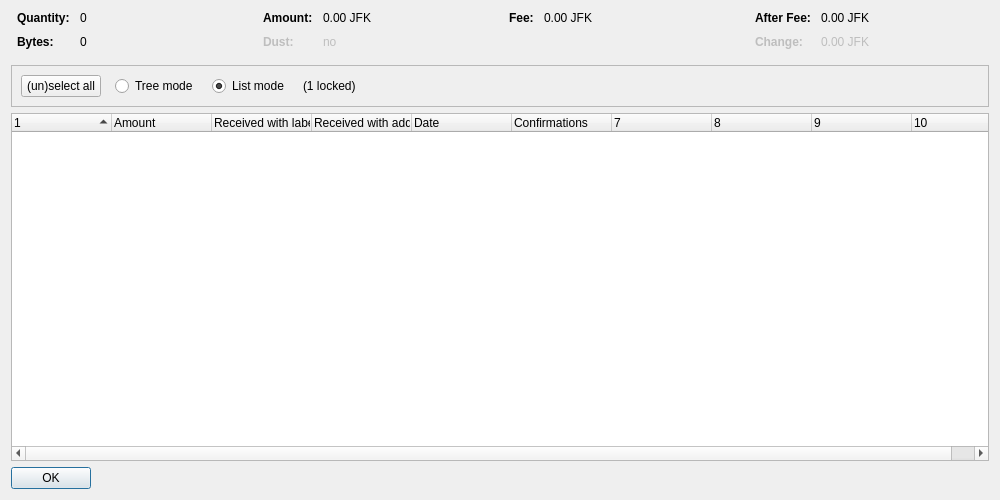
<?xml version="1.0" encoding="UTF-8"?>
<ui version="4.0">
 <class>CoinControlDialog</class>
 <widget class="QDialog" name="CoinControlDialog">
  <property name="geometry">
   <rect>
    <x>0</x>
    <y>0</y>
    <width>1000</width>
    <height>500</height>
   </rect>
  </property>
  <property name="windowTitle">
   <string>Coin Selection</string>
  </property>
  <layout class="QVBoxLayout" name="verticalLayout">
   <item>
    <layout class="QHBoxLayout" name="horizontalLayoutTop" stretch="0,0,0,0">
     <property name="topMargin">
      <number>0</number>
     </property>
     <property name="bottomMargin">
      <number>10</number>
     </property>
     <item>
      <layout class="QFormLayout" name="formLayoutCoinControl1">
       <property name="horizontalSpacing">
        <number>10</number>
       </property>
       <property name="verticalSpacing">
        <number>10</number>
       </property>
       <property name="leftMargin">
        <number>6</number>
       </property>
       <property name="rightMargin">
        <number>6</number>
       </property>
       <item row="0" column="0">
        <widget class="QLabel" name="labelCoinControlQuantityText">
         <property name="font">
          <font>
           <weight>75</weight>
           <bold>true</bold>
          </font>
         </property>
         <property name="text">
          <string>Quantity:</string>
         </property>
        </widget>
       </item>
       <item row="0" column="1">
        <widget class="QLabel" name="labelCoinControlQuantity">
         <property name="cursor">
          <cursorShape>IBeamCursor</cursorShape>
         </property>
         <property name="contextMenuPolicy">
          <enum>Qt::ActionsContextMenu</enum>
         </property>
         <property name="text">
          <string notr="true">0</string>
         </property>
         <property name="textInteractionFlags">
          <set>Qt::LinksAccessibleByMouse|Qt::TextSelectableByKeyboard|Qt::TextSelectableByMouse</set>
         </property>
        </widget>
       </item>
       <item row="1" column="0">
        <widget class="QLabel" name="labelCoinControlBytesText">
         <property name="font">
          <font>
           <weight>75</weight>
           <bold>true</bold>
          </font>
         </property>
         <property name="text">
          <string>Bytes:</string>
         </property>
        </widget>
       </item>
       <item row="1" column="1">
        <widget class="QLabel" name="labelCoinControlBytes">
         <property name="cursor">
          <cursorShape>IBeamCursor</cursorShape>
         </property>
         <property name="contextMenuPolicy">
          <enum>Qt::ActionsContextMenu</enum>
         </property>
         <property name="text">
          <string notr="true">0</string>
         </property>
         <property name="textInteractionFlags">
          <set>Qt::LinksAccessibleByMouse|Qt::TextSelectableByKeyboard|Qt::TextSelectableByMouse</set>
         </property>
        </widget>
       </item>
      </layout>
     </item>
     <item>
      <layout class="QFormLayout" name="formLayoutCoinControl2">
       <property name="horizontalSpacing">
        <number>10</number>
       </property>
       <property name="verticalSpacing">
        <number>10</number>
       </property>
       <property name="leftMargin">
        <number>6</number>
       </property>
       <property name="rightMargin">
        <number>6</number>
       </property>
       <item row="0" column="0">
        <widget class="QLabel" name="labelCoinControlAmountText">
         <property name="font">
          <font>
           <weight>75</weight>
           <bold>true</bold>
          </font>
         </property>
         <property name="text">
          <string>Amount:</string>
         </property>
        </widget>
       </item>
       <item row="0" column="1">
        <widget class="QLabel" name="labelCoinControlAmount">
         <property name="cursor">
          <cursorShape>IBeamCursor</cursorShape>
         </property>
         <property name="contextMenuPolicy">
          <enum>Qt::ActionsContextMenu</enum>
         </property>
         <property name="text">
          <string notr="true">0.00 JFK</string>
         </property>
         <property name="textInteractionFlags">
          <set>Qt::LinksAccessibleByMouse|Qt::TextSelectableByKeyboard|Qt::TextSelectableByMouse</set>
         </property>
        </widget>
       </item>
       <item row="1" column="0">
        <widget class="QLabel" name="labelCoinControlLowOutputText">
         <property name="enabled">
          <bool>false</bool>
         </property>
         <property name="font">
          <font>
           <weight>75</weight>
           <bold>true</bold>
          </font>
         </property>
         <property name="text">
          <string>Dust:</string>
         </property>
        </widget>
       </item>
       <item row="1" column="1">
        <widget class="QLabel" name="labelCoinControlLowOutput">
         <property name="enabled">
          <bool>false</bool>
         </property>
         <property name="cursor">
          <cursorShape>IBeamCursor</cursorShape>
         </property>
         <property name="contextMenuPolicy">
          <enum>Qt::ActionsContextMenu</enum>
         </property>
         <property name="text">
          <string notr="true">no</string>
         </property>
         <property name="textInteractionFlags">
          <set>Qt::LinksAccessibleByMouse|Qt::TextSelectableByKeyboard|Qt::TextSelectableByMouse</set>
         </property>
        </widget>
       </item>
      </layout>
     </item>
     <item>
      <layout class="QFormLayout" name="formLayoutCoinControl3">
       <property name="horizontalSpacing">
        <number>10</number>
       </property>
       <property name="verticalSpacing">
        <number>10</number>
       </property>
       <property name="leftMargin">
        <number>6</number>
       </property>
       <property name="rightMargin">
        <number>6</number>
       </property>
       <item row="0" column="0">
        <widget class="QLabel" name="labelCoinControlFeeText">
         <property name="font">
          <font>
           <weight>75</weight>
           <bold>true</bold>
          </font>
         </property>
         <property name="text">
          <string>Fee:</string>
         </property>
        </widget>
       </item>
       <item row="0" column="1">
        <widget class="QLabel" name="labelCoinControlFee">
         <property name="cursor">
          <cursorShape>IBeamCursor</cursorShape>
         </property>
         <property name="contextMenuPolicy">
          <enum>Qt::ActionsContextMenu</enum>
         </property>
         <property name="text">
          <string notr="true">0.00 JFK</string>
         </property>
         <property name="textInteractionFlags">
          <set>Qt::LinksAccessibleByMouse|Qt::TextSelectableByKeyboard|Qt::TextSelectableByMouse</set>
         </property>
        </widget>
       </item>
      </layout>
     </item>
     <item>
      <layout class="QFormLayout" name="formLayoutCoinControl4">
       <property name="horizontalSpacing">
        <number>10</number>
       </property>
       <property name="verticalSpacing">
        <number>10</number>
       </property>
       <property name="leftMargin">
        <number>6</number>
       </property>
       <property name="rightMargin">
        <number>6</number>
       </property>
       <item row="0" column="0">
        <widget class="QLabel" name="labelCoinControlAfterFeeText">
         <property name="font">
          <font>
           <weight>75</weight>
           <bold>true</bold>
          </font>
         </property>
         <property name="text">
          <string>After Fee:</string>
         </property>
        </widget>
       </item>
       <item row="0" column="1">
        <widget class="QLabel" name="labelCoinControlAfterFee">
         <property name="cursor">
          <cursorShape>IBeamCursor</cursorShape>
         </property>
         <property name="contextMenuPolicy">
          <enum>Qt::ActionsContextMenu</enum>
         </property>
         <property name="text">
          <string notr="true">0.00 JFK</string>
         </property>
         <property name="textInteractionFlags">
          <set>Qt::LinksAccessibleByMouse|Qt::TextSelectableByKeyboard|Qt::TextSelectableByMouse</set>
         </property>
        </widget>
       </item>
       <item row="1" column="0">
        <widget class="QLabel" name="labelCoinControlChangeText">
         <property name="enabled">
          <bool>false</bool>
         </property>
         <property name="font">
          <font>
           <weight>75</weight>
           <bold>true</bold>
          </font>
         </property>
         <property name="text">
          <string>Change:</string>
         </property>
        </widget>
       </item>
       <item row="1" column="1">
        <widget class="QLabel" name="labelCoinControlChange">
         <property name="enabled">
          <bool>false</bool>
         </property>
         <property name="cursor">
          <cursorShape>IBeamCursor</cursorShape>
         </property>
         <property name="contextMenuPolicy">
          <enum>Qt::ActionsContextMenu</enum>
         </property>
         <property name="text">
          <string notr="true">0.00 JFK</string>
         </property>
         <property name="textInteractionFlags">
          <set>Qt::LinksAccessibleByMouse|Qt::TextSelectableByKeyboard|Qt::TextSelectableByMouse</set>
         </property>
        </widget>
       </item>
      </layout>
     </item>
    </layout>
   </item>
   <item>
    <widget class="QFrame" name="frame">
     <property name="minimumSize">
      <size>
       <width>0</width>
       <height>40</height>
      </size>
     </property>
     <property name="frameShape">
      <enum>QFrame::StyledPanel</enum>
     </property>
     <property name="frameShadow">
      <enum>QFrame::Sunken</enum>
     </property>
     <layout class="QHBoxLayout" name="horizontalLayout">
      <item>
       <layout class="QHBoxLayout" name="horizontalLayoutPanel" stretch="0,0,0,0,0">
        <property name="spacing">
         <number>14</number>
        </property>
        <item>
         <widget class="QPushButton" name="pushButtonSelectAll">
          <property name="sizePolicy">
           <sizepolicy hsizetype="Maximum" vsizetype="Fixed">
            <horstretch>0</horstretch>
            <verstretch>0</verstretch>
           </sizepolicy>
          </property>
          <property name="text">
           <string>(un)select all</string>
          </property>
          <property name="autoDefault">
           <bool>false</bool>
          </property>
         </widget>
        </item>
        <item>
         <widget class="QRadioButton" name="radioTreeMode">
          <property name="sizePolicy">
           <sizepolicy hsizetype="Maximum" vsizetype="Fixed">
            <horstretch>0</horstretch>
            <verstretch>0</verstretch>
           </sizepolicy>
          </property>
          <property name="text">
           <string>Tree mode</string>
          </property>
         </widget>
        </item>
        <item>
         <widget class="QRadioButton" name="radioListMode">
          <property name="sizePolicy">
           <sizepolicy hsizetype="Maximum" vsizetype="Fixed">
            <horstretch>0</horstretch>
            <verstretch>0</verstretch>
           </sizepolicy>
          </property>
          <property name="text">
           <string>List mode</string>
          </property>
          <property name="checked">
           <bool>true</bool>
          </property>
         </widget>
        </item>
        <item>
         <widget class="QLabel" name="labelLocked">
          <property name="text">
           <string notr="true">(1 locked)</string>
          </property>
         </widget>
        </item>
        <item>
         <spacer name="horizontalSpacer">
          <property name="orientation">
           <enum>Qt::Horizontal</enum>
          </property>
          <property name="sizeHint" stdset="0">
           <size>
            <width>40</width>
            <height>20</height>
           </size>
          </property>
         </spacer>
        </item>
       </layout>
      </item>
     </layout>
    </widget>
   </item>
   <item>
    <widget class="CoinControlTreeWidget" name="treeWidget">
     <property name="contextMenuPolicy">
      <enum>Qt::CustomContextMenu</enum>
     </property>
     <property name="sortingEnabled">
      <bool>false</bool>
     </property>
     <property name="columnCount">
      <number>10</number>
     </property>
     <attribute name="headerShowSortIndicator" stdset="0">
      <bool>true</bool>
     </attribute>
     <attribute name="headerStretchLastSection">
      <bool>false</bool>
     </attribute>
     <column>
      <property name="text">
       <string/>
      </property>
     </column>
     <column>
      <property name="text">
       <string>Amount</string>
      </property>
     </column>
     <column>
      <property name="text">
       <string>Received with label</string>
      </property>
     </column>
     <column>
      <property name="text">
       <string>Received with address</string>
      </property>
     </column>
     <column>
      <property name="text">
       <string>Date</string>
      </property>
     </column>
     <column>
      <property name="text">
       <string>Confirmations</string>
      </property>
      <property name="toolTip">
       <string>Confirmed</string>
      </property>
     </column>
     <column>
      <property name="text">
       <string/>
      </property>
     </column>
     <column>
      <property name="text">
       <string/>
      </property>
     </column>
     <column>
      <property name="text">
       <string/>
      </property>
     </column>
     <column>
      <property name="text">
       <string/>
      </property>
     </column>
    </widget>
   </item>
   <item>
    <widget class="QDialogButtonBox" name="buttonBox">
     <property name="sizePolicy">
      <sizepolicy hsizetype="Maximum" vsizetype="Fixed">
       <horstretch>0</horstretch>
       <verstretch>0</verstretch>
      </sizepolicy>
     </property>
     <property name="orientation">
      <enum>Qt::Horizontal</enum>
     </property>
     <property name="standardButtons">
      <set>QDialogButtonBox::Ok</set>
     </property>
    </widget>
   </item>
  </layout>
 </widget>
 <customwidgets>
  <customwidget>
   <class>CoinControlTreeWidget</class>
   <extends>QTreeWidget</extends>
   <header>coincontroltreewidget.h</header>
  </customwidget>
 </customwidgets>
 <resources/>
 <connections/>
</ui>
